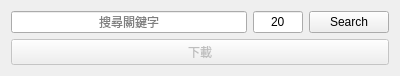
<?xml version="1.0" encoding="UTF-8"?>
<ui version="4.0">
 <class>Form</class>
 <widget class="QWidget" name="Form">
  <property name="geometry">
   <rect>
    <x>0</x>
    <y>0</y>
    <width>400</width>
    <height>74</height>
   </rect>
  </property>
  <property name="windowTitle">
   <string>Form</string>
  </property>
  <layout class="QVBoxLayout" name="verticalLayout">
   <item>
    <layout class="QHBoxLayout" name="horizontalLayout">
     <property name="bottomMargin">
      <number>0</number>
     </property>
     <item>
      <widget class="QLineEdit" name="search_lineEdit">
       <property name="alignment">
        <set>Qt::AlignCenter</set>
       </property>
       <property name="placeholderText">
        <string>搜尋關鍵字</string>
       </property>
      </widget>
     </item>
     <item>
      <widget class="QLineEdit" name="quota_lineEdit">
       <property name="maximumSize">
        <size>
         <width>50</width>
         <height>16777215</height>
        </size>
       </property>
       <property name="text">
        <string>20</string>
       </property>
       <property name="alignment">
        <set>Qt::AlignCenter</set>
       </property>
      </widget>
     </item>
     <item>
      <widget class="QPushButton" name="search_button">
       <property name="text">
        <string>Search</string>
       </property>
      </widget>
     </item>
    </layout>
   </item>
   <item>
    <layout class="QHBoxLayout" name="horizontalLayout_2">
     <item>
      <widget class="QPushButton" name="download_button">
       <property name="enabled">
        <bool>false</bool>
       </property>
       <property name="text">
        <string>下載</string>
       </property>
      </widget>
     </item>
    </layout>
   </item>
  </layout>
 </widget>
 <resources/>
 <connections/>
</ui>
